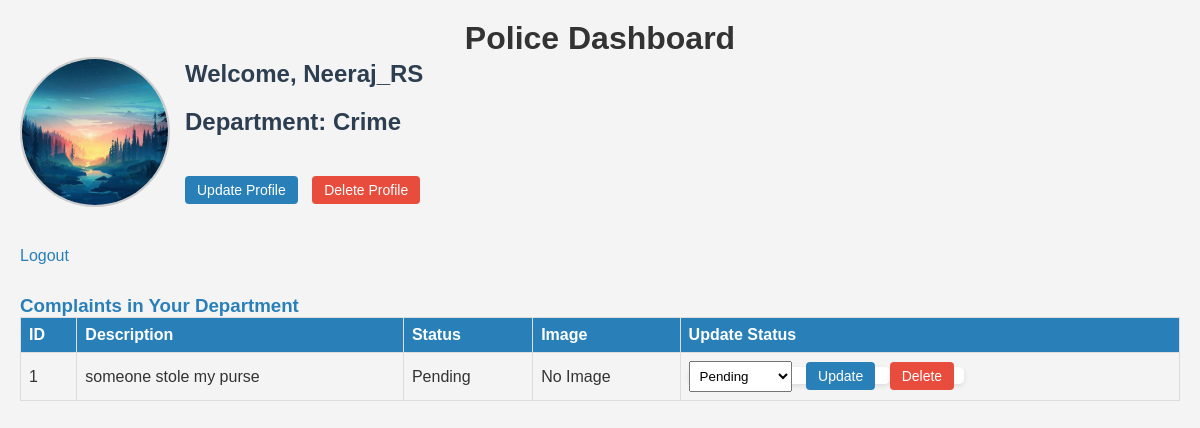
/police/dashboard (signed in), run on the app's committed database.
### tables this page shows
CREATE TABLE police (
        id INTEGER PRIMARY KEY,
        name TEXT NOT NULL,
        mobile TEXT UNIQUE NOT NULL,
        password TEXT NOT NULL,
        department TEXT NOT NULL,
        profile_image TEXT  -- Add this line for profile picture
    );

CREATE TABLE complaints (
            id INTEGER PRIMARY KEY,
            citizen_id INTEGER NOT NULL,
            description TEXT NOT NULL,
            status TEXT DEFAULT 'Pending',
            image TEXT,
            department TEXT NOT NULL,
            FOREIGN KEY (citizen_id) REFERENCES citizens(id)
        );

### app.py (the view)
@app.route('/police/dashboard', methods=['GET'])
def police_dashboard():
    if 'police_id' not in session:
        return redirect(url_for('police_login'))
    police_id = session['police_id']
    department = session['department']
    conn = get_db_connection()
    cursor = conn.cursor()
    cursor.execute('SELECT * FROM police WHERE id = ?', (police_id,))
    police = cursor.fetchone()
    cursor.execute('SELECT * FROM complaints WHERE department = ?', (department,))
    complaints = cursor.fetchall()
    conn.close()
    return render_template('police_dashboard.html', police=police, complaints=complaints)

### app.py (called while the page is built)
def get_db_connection():
    conn = sqlite3.connect('database.db')
    conn.row_factory = sqlite3.Row
    return conn

### templates/police_dashboard.html (shortened to what this page needs)
<!DOCTYPE html>
<html lang="en">
<head>
    <link rel="stylesheet" href="{{ url_for('static', filename='style.css') }}">
</head>
<body>
    <h1>Police Dashboard</h1>
    <div class="profile-container">
        {% if police['profile_image'] %}
            <img src="{{ url_for('static', filename='uploads/' + police['profile_image']) }}" alt="Profile Picture" class="profile-image">
        {% else %}
            <p>No profile picture available.</p>
        {% endif %}
    <div class = "profile-actions">
        <h2>Welcome, {{ police['name'] }}</h2>
        <h2>Department: {{ session['department'] }}</h2>
        <div class="button-container">
            <a href="{{ url_for('police_update_profile') }}" class="button">Update Profile</a>
            <a href="{{ url_for('police_delete_profile') }}" class="button delete" onclick="return confirm('Are you sure you want to delete your profile? This action cannot be undone.');">Delete Profile</a>
        </div>
    </div>
    </div>
    <a href="{{ url_for('police_logout') }}">Logout</a>
    <h3>Complaints in Your Department</h3>
    {% if complaints %}
        <table>
            <thead>
                <tr>
                    <th>ID</th>
                    <th>Description</th>
                    <th>Status</th>
                    <th>Image</th>
                    <th>Update Status</th>
                </tr>
            </thead>
            <tbody>
                {% for complaint in complaints %}
                    <tr>
                        <td>{{ complaint['id'] }}</td>
                        <td>{{ complaint['description'] }}</td>
                        <td>{{ complaint['status'] }}</td>
                        <td>
                            {% if complaint['image'] %}
                                <img src="{{ url_for('static', filename='uploads/' ~ complaint['image']) }}" alt="Complaint Image" width="100">
                            {% else %}
                                No Image
                            {% endif %}
                        </td>
                        <td>
                            <form action="{{ url_for('police_update', complaint_id=complaint['id']) }}" method="POST">
                                <select name="status">
                                    <option value="Pending" {% if complaint['status'] == 'Pending' %}selected{% endif %}>Pending</option>
                                </select>
                                <button type="submit" class="button">Update</button>
                            </form>
                            <form action="/complaint/delete/{{ complaint['id'] }}" method="POST" style="display:inline;">
                                <button type="submit" class="button delete" onclick="return confirm('Are you sure you want to delete this complaint?');">Delete</button>
                            </form>
                        </td>
                    </tr>
                {% endfor %}
            </tbody>
        </table>
    {% else %}
        <p>No complaints found for your department.</p>
    {% endif %}
</body>
</html>

### static/style.css (style rules this page uses)
* { box-sizing: border-box; margin: 0; padding: 0; font-family: Arial, sans-serif; }
body { background-color: #f4f4f4; color: #333; }
h2 { margin-bottom: 20px; }
form { background: white; padding: 20px; border-radius: 5px; box-shadow: 0 2px 5px rgba(0, 0, 0, 0.1); }
button { background-color: #4CAF50; color: white; padding: 10px; border: none; border-radius: 4px; cursor: pointer; }

### templates/police_dashboard.html (style rules this page uses)
body { font-family: Arial, sans-serif; margin: 0; padding: 20px; background-color: #f4f4f4; }
h1 { text-align: center; }
h2 { color: #2c3e50; margin-bottom: 20px; }
h3 { color: #2980b9; margin-top: 30px; }
table { width: 100%; border-collapse: collapse; margin-bottom: 30px; }
th, td { border: 1px solid #ddd; padding: 8px; text-align: left; }
th { background-color: #2980b9; color: white; }
form { display: inline; margin: none; padding: 0; }
select { padding: 6px; margin-right: 10px; }
.button { display: inline-block; padding: 6px 12px; background-color: #2980b9; color: white; text-decoration: none; border: none; margin-right: 10px; text-align: center; border-radius: 4px; cursor: pointer; font-size: 14px; transition: background-color 0.3s; }
.button.delete { background-color: #e74c3c; }
a { display: inline-block; margin-top: 20px; text-decoration: none; color: #2980b9; }
.profile-image { width: 150px; height: 150px; border-radius: 50%; object-fit: cover; border: 2px solid #ccc; }
.profile-container { display: flex; align-items: center; gap: 15px; margin-bottom: 20px; }

### data on the page
police: profile_image (picture), name "Neeraj_RS"
complaints: id "1", description "someone stole my purse", status "Pending", image "No Image"

### other printed values
{{ session['department'] }} "Crime"
